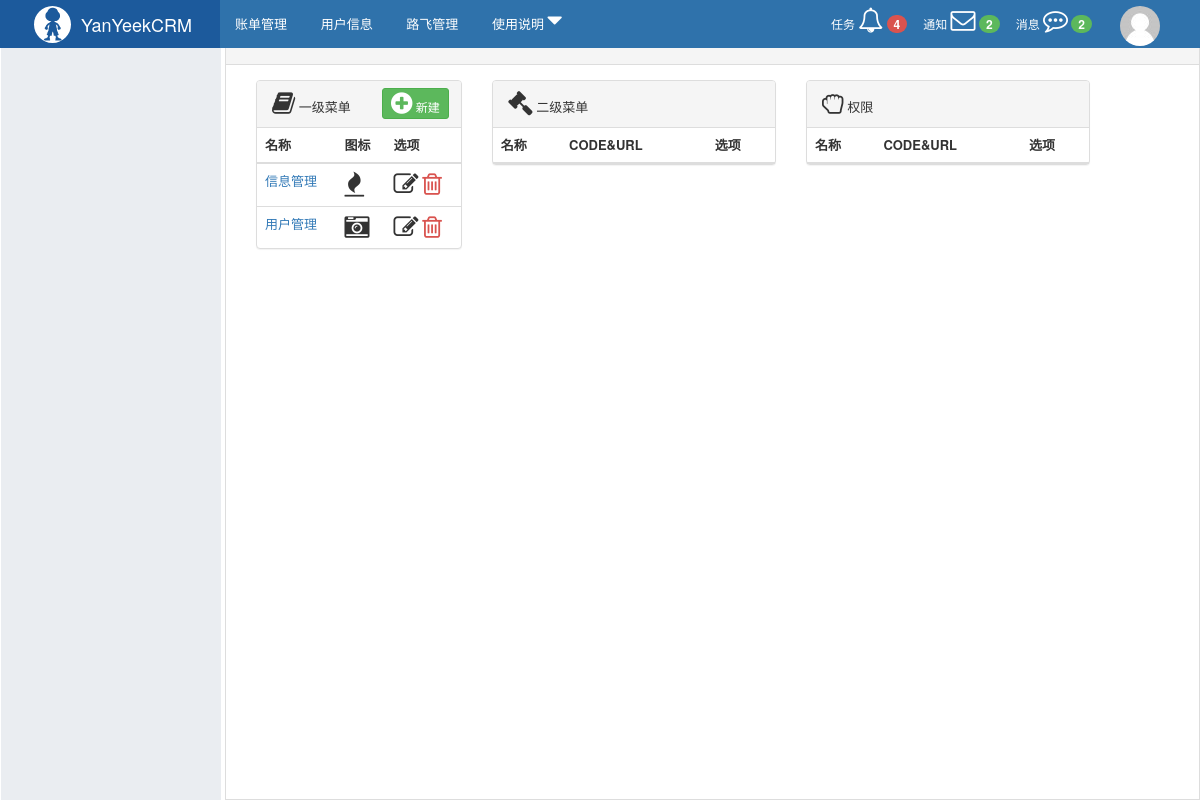
/rbac/menu/list/, run on an earlier commit of the app's database.
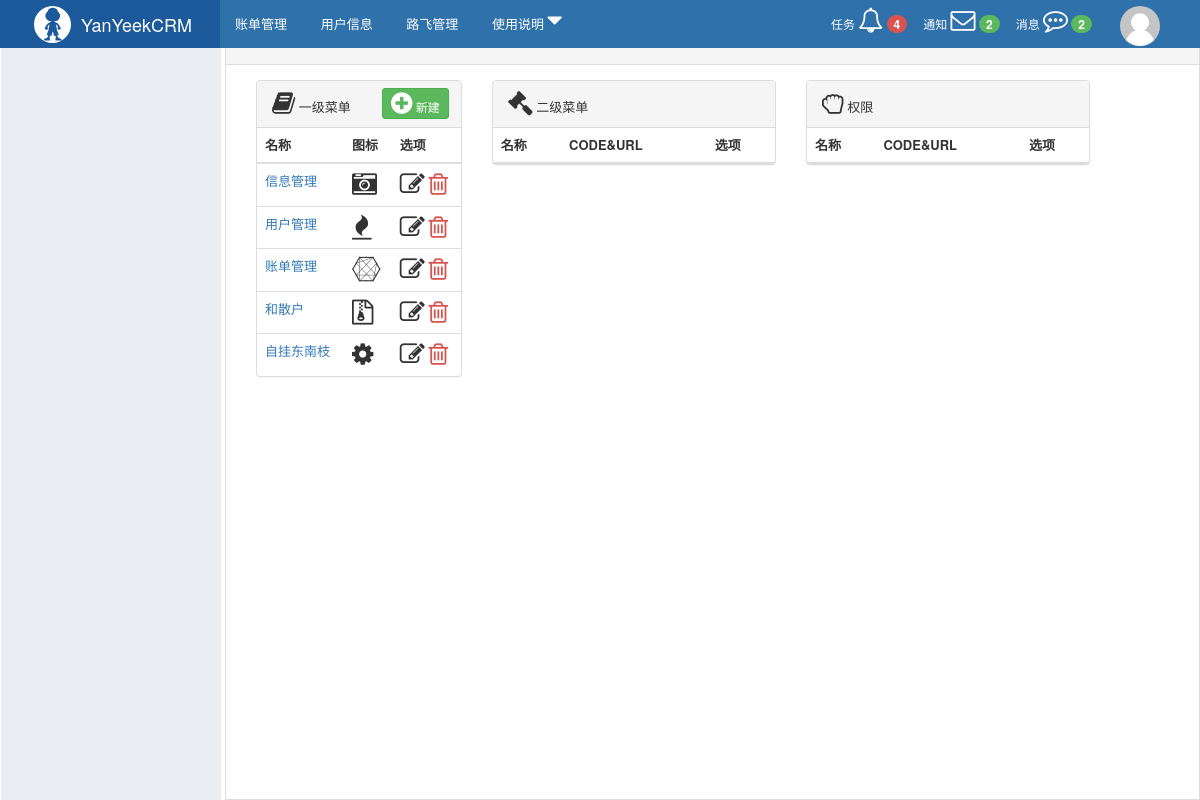
And on a later commit of the database.
### rbac/models.py (models this page shows, shortened)
class Menu(models.Model):
	title = models.CharField(verbose_name='菜单名称', max_length=32)
	icon = models.CharField(verbose_name="图标", max_length=32)

### rbac/views/menu.py (the view)
def menu_list(request):
	menus = models.Menu.objects.all()
	menu_id = request.GET.get('mid')  # 用户选择的一级菜单
	second_menu_id = request.GET.get('sid')  # 用户选择的二级菜单
	if not models.Menu.objects.filter(id=menu_id).exists():
		menu_id = None
	if menu_id:
		second_menus = models.Permission.objects.filter(menu_id=menu_id)
	else:
		second_menus = []
	if second_menu_id:
		permissions = models.Permission.objects.filter(pid_id=second_menu_id)
	else:
		permissions = []
	if not models.Permission.objects.filter(id=second_menu_id).exists():
		permissions = None
	return render(
		request,
		'rbac/menu_list.html',
		{
			'menus': menus,
			'second_menus': second_menus,
			'permissions': permissions,
			'menu_id': menu_id,
			'second_menu_id': second_menu_id,
		}
	)

### rbac/service/urls.py (called while the page is built)
def memory_url(request, name, *args, **kwargs):
	basic_url = reverse(name, args=args, kwargs=kwargs)
	if not request.GET:
		return basic_url
	query_dict = QueryDict(mutable=True)
	query_dict['_filter'] = request.GET.urlencode()  # 拿到参数字符串,并打包参数，用urlencode方法转义成整体
	return "%s?%s" % (basic_url, query_dict.urlencode())

### rbac/templatetags/rbac.py (called while the page is built)
@register.simple_tag()
def memory_url(request, name, *args, **kwargs):
	return urls.memory_url(request, name, *args, **kwargs)

### rbac/templates/rbac/menu_list.html (shortened to what this page needs)
{% extends 'layout.html' %}
{% load rbac %}
{% block content %}
    <div class="luffy-container">
        <div class="col-md-3">
            <div class="panel panel-default">
                <div class="panel-heading">
                    <i class="fa fa-book" aria-hidden="true"></i>&nbsp;一级菜单
                    <a href="{% memory_url request 'rbac:menu_add' %}" class="right btn btn-success btn-xs"
                       style="padding: 2px 8px;margin: -3px;">
                        <i class="fa fa-plus-circle" aria-hidden="true"></i>
                        新建
                    </a>
                </div>
                <table class="table">
                    <thead>
                    <tr>
                        <th>名称</th>
                        <th>图标</th>
                        <th>选项</th>
                    </tr>
                    </thead>
                    <tbody>
                    {% for row in menus %}
                        <tr class="{% if row.id|safe == menu_id %}active{% endif %}">
                            <td>
                                <a href="?mid={{ row.id }}">{{ row.title }}</a>
                            </td>
                            <td>
                                <i class="fa {{ row.icon }} " aria-hidden="true"></i>
                            </td>
                            <td>
                                <a style="color: #333333;" href="{% memory_url request 'rbac:menu_edit' pk=row.id %}">
                                    <i class="fa fa-edit" aria-hidden="true"></i></a>
                                <a style="color: #d9534f;" href="{% memory_url request 'rbac:menu_del' pk=row.id %}"><i
                                        class="fa fa-trash-o"></i></a>
                            </td>
                        </tr>
                    {% endfor %}
                    </tbody>
                </table>
            </div>
        </div>
        <div class="col-md-4">
            <div class="panel panel-default">
                <div class="panel-heading">
                    <i class="fa fa-gavel" aria-hidden="true"></i>&nbsp;二级菜单
                </div>
                <table class="table">
                    <thead>
                    <tr>
                        <th>名称</th>
                        <th>CODE&URL</th>
                        <th>选项</th>
                    </tr>
                    </thead>
                </table>
            </div>
        </div>
        <div class="col-md-4">
            <div class="panel panel-default">
                <div class="panel-heading">
                    <i class="fa fa-hand-grab-o" aria-hidden="true"></i>&nbsp;权限
                </div>
                <table class="table">
                    <thead>
                    <tr>
                        <th>名称</th>
                        <th>CODE&URL</th>
                        <th>选项</th>
                    </tr>
                    </thead>
                </table>
            </div>
        </div>
    </div>
{% endblock %}

What changed in the data, as far as the page shows it:
changed Menu "信息管理": icon "fa-fire" → "fa-camera-retro" (drawn)
changed Menu "用户管理": icon "fa-camera-retro" → "fa-fire" (drawn)
added Menu: title "账单管理"
added Menu: title "和散户"
added Menu: title "自挂东南枝"
